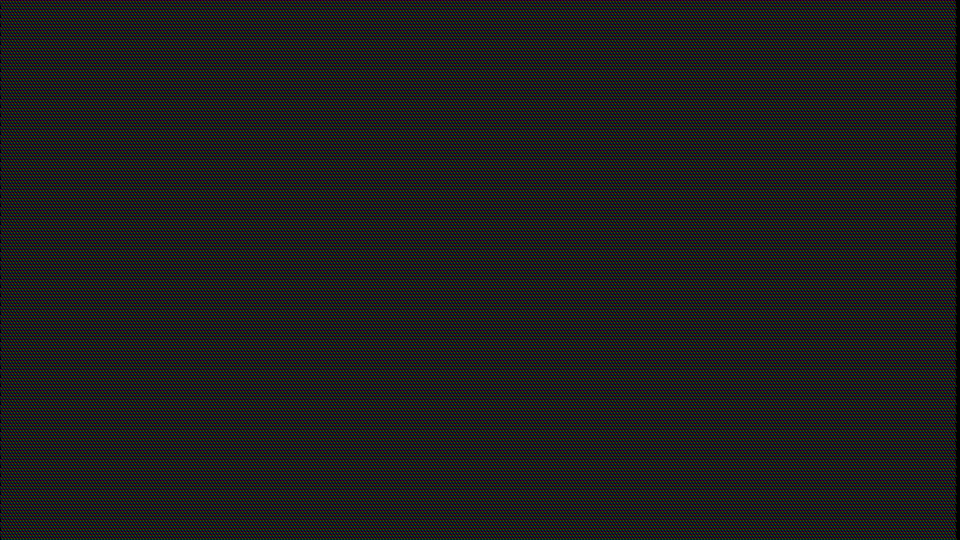
//> input picture sub_pixel_viewer/0.png, 1920 x 1080 px (shown at 1/2 size)
$ ./sub_pixel_viewer 0.png   (built with g++ and OpenCV 4)
//> lines starting //> are read from the running program, lines starting //| are printed output that depends on the picture
#include <opencv2/opencv.hpp>

#include <sstream>
#include <string.h>
#include <iostream>

using namespace cv;
using namespace std;

//bgr
#define IND_BLUE 0
#define IND_GREEN 1
#define IND_RED 2

int main (int argc, char *argv[]) {
   if (argc != 2) {
      cout << "no image specified as an argument" << endl;
      return 1;
   }

   Mat in_image = imread(argv[1], CV_LOAD_IMAGE_COLOR);
//> in_image is the input picture: 1080 rows x 1920 cols, CV_8UC3; mean B, G, R 28.2, 28.2, 28.2
   if (!in_image.data){
      cout << "file error" << endl;
      return 1;
   }

   /* make these configurable via arguments */
   int border = 1;
   int sub_pixel_width = 5;
   int max_width = 1280;
   int max_height = 720;
   Scalar border_col = Scalar(128, 128, 128);

   /* intermediary calculations */
   int pixel_size = 3 * sub_pixel_width;
   int block_size = border + pixel_size;
   int in_width = MIN(max_width / block_size, in_image.cols);
//> in_width = 80
   int in_height = MIN(max_height / block_size, in_image.rows);
//> in_height = 45

   Mat out_image(Size((in_width * block_size) + border, (in_height * block_size) + border), CV_8UC3);
   out_image.setTo(border_col);

   for (int x = 0; x < in_width; x++){
      for (int y = 0; y < in_height; y++){
         Vec3b colour = in_image.at<cv::Vec3b>(y, x);

         /* draw the red subpixel */
         rectangle(out_image,
               Point((block_size * x) + border + (0 * sub_pixel_width), (block_size * y) + border),
               Point((block_size * x) + border + (1 * sub_pixel_width) -1, (block_size * y) -1 + border + pixel_size),
               Scalar(0, 0, colour[IND_RED]), CV_FILLED);
         /* draw the green subpixel */
         rectangle(out_image,
               Point((block_size * x) + border + (1 * sub_pixel_width), (block_size * y) + border),
               Point((block_size * x) + border + (2 * sub_pixel_width) -1, (block_size * y) -1 + border + pixel_size),
               Scalar(0, colour[IND_GREEN], 0), CV_FILLED);
         /* draw the blue subpixel */
         rectangle(out_image,
               Point((block_size * x) + border + (2 * sub_pixel_width), (block_size * y) + border),
               Point((block_size * x) + border + (3 * sub_pixel_width) -1, (block_size * y) -1 + border + pixel_size),
               Scalar(colour[IND_BLUE], 0, 0), CV_FILLED);
      }
   }
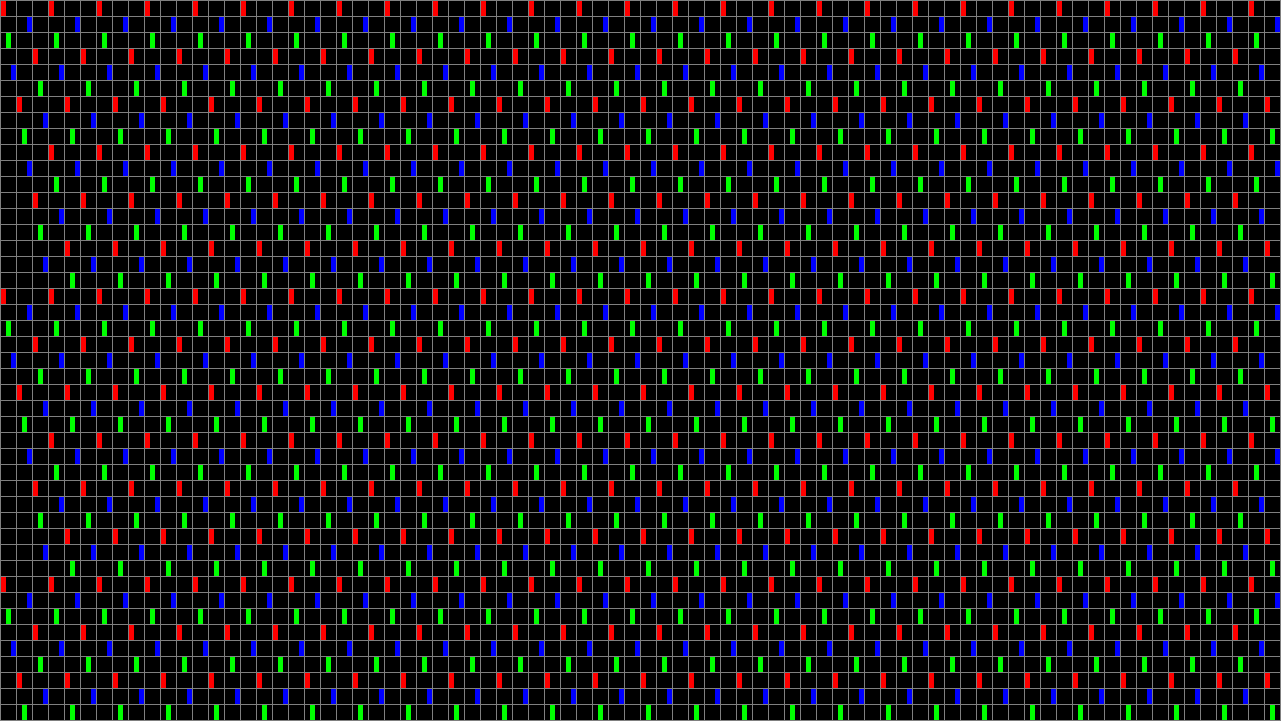
//> out_image: 721 rows x 1281 cols, CV_8UC3; mean B, G, R 24, 23.9, 23.9

   imwrite("out.png", out_image);
   namedWindow("Sub Pixel View");
   imshow("Sub Pixel View", out_image);

   namedWindow("Original");
   imshow("Original", in_image(Rect(0, 0, in_width, in_height)));
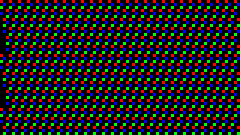
//> window 'Original': 45 rows x 80 cols, CV_8UC3 (shown 3 times larger); mean B, G, R 28.2, 28.1, 28.1

   waitKey();
   return 0;
}
